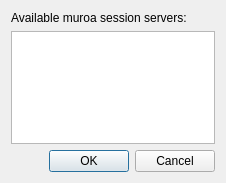
<ui version="4.0" >
 <class>ServiceBrowserDialog</class>
 <widget class="QDialog" name="ServiceBrowserDialog" >
  <property name="geometry" >
   <rect>
    <x>0</x>
    <y>0</y>
    <width>226</width>
    <height>183</height>
   </rect>
  </property>
  <property name="windowTitle" >
   <string>Dialog</string>
  </property>
  <layout class="QGridLayout" name="gridLayout" >
   <item row="0" column="0" >
    <widget class="QLabel" name="label" >
     <property name="text" >
      <string>Available muroa session servers:</string>
     </property>
    </widget>
   </item>
   <item row="1" column="0" >
    <widget class="QListView" name="listView" />
   </item>
   <item row="2" column="0" >
    <widget class="QDialogButtonBox" name="buttonBox" >
     <property name="orientation" >
      <enum>Qt::Horizontal</enum>
     </property>
     <property name="standardButtons" >
      <set>QDialogButtonBox::Cancel|QDialogButtonBox::Ok</set>
     </property>
    </widget>
   </item>
  </layout>
 </widget>
 <resources/>
 <connections>
  <connection>
   <sender>buttonBox</sender>
   <signal>accepted()</signal>
   <receiver>ServiceBrowserDialog</receiver>
   <slot>accept()</slot>
   <hints>
    <hint type="sourcelabel" >
     <x>248</x>
     <y>254</y>
    </hint>
    <hint type="destinationlabel" >
     <x>157</x>
     <y>274</y>
    </hint>
   </hints>
  </connection>
  <connection>
   <sender>buttonBox</sender>
   <signal>rejected()</signal>
   <receiver>ServiceBrowserDialog</receiver>
   <slot>reject()</slot>
   <hints>
    <hint type="sourcelabel" >
     <x>316</x>
     <y>260</y>
    </hint>
    <hint type="destinationlabel" >
     <x>286</x>
     <y>274</y>
    </hint>
   </hints>
  </connection>
 </connections>
</ui>
